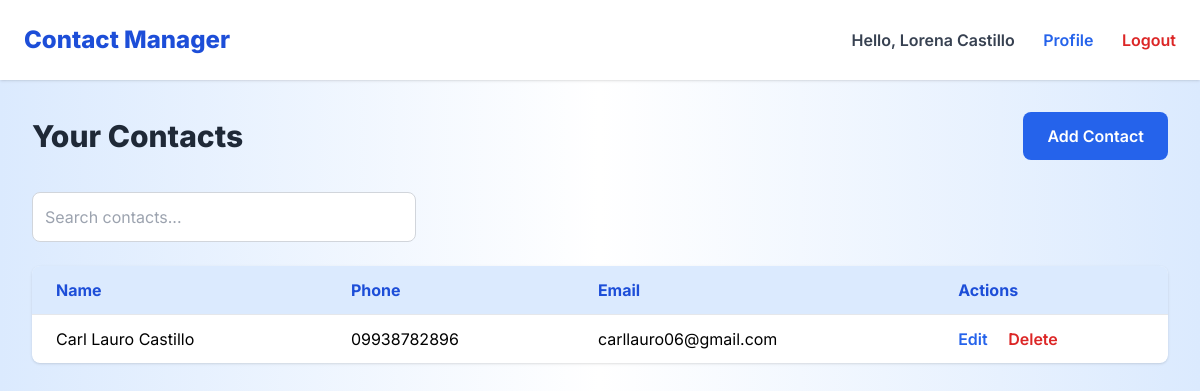
The page /dashboard.php (signed in) on the database its author committed.
### tables this page shows
CREATE TABLE `contacts` (
  `id` int(11) NOT NULL,
  `user_id` int(11) NOT NULL,
  `name` varchar(100) NOT NULL,
  `phone` varchar(20) DEFAULT NULL,
  `email` varchar(255) DEFAULT NULL,
  `created_at` timestamp NOT NULL DEFAULT current_timestamp(),
  `updated_at` timestamp NOT NULL DEFAULT current_timestamp() ON UPDATE current_timestamp()
);

### functions.php (called while the page is built, shortened)
<?php
function sanitize_input($data) {
    return htmlspecialchars(strip_tags(trim($data)));
}
?>

### dashboard.php (the view, shortened to what this page needs)
<?php
require 'config.php';
require 'functions.php';
$user_id = $_SESSION['user_id'];
$search = sanitize_input($_GET['search'] ?? '');
if ($search) {
    $stmt = $pdo->prepare("SELECT * FROM contacts WHERE user_id = ? AND (name LIKE ? OR email LIKE ? OR phone LIKE ?) ORDER BY created_at DESC");
    $like_search = "%$search%";
    $stmt->execute([$user_id, $like_search, $like_search, $like_search]);
} else {
    $stmt = $pdo->prepare("SELECT * FROM contacts WHERE user_id = ? ORDER BY created_at DESC");
    $stmt->execute([$user_id]);
}
$contacts = $stmt->fetchAll(PDO::FETCH_ASSOC);
?>
<!DOCTYPE html>
<html lang="en" class="scroll-smooth">
<head>
    <script src="https://cdn.tailwindcss.com"></script>
</head>
<body class="bg-gradient-to-r from-blue-100 via-white to-blue-100 min-h-screen">
    <nav class="bg-white shadow p-6 flex justify-between items-center max-w-7xl mx-auto">
        <h1 class="text-2xl font-extrabold text-blue-700">Contact Manager</h1>
        <div>
            <span class="mr-6 font-semibold text-gray-700">Hello, <?= htmlspecialchars($_SESSION['user_name']) ?></span>
            <a href="profile.php" class="mr-6 text-blue-600 font-semibold hover:underline">Profile</a>
            <a href="logout.php" class="text-red-600 font-semibold hover:underline">Logout</a>
        </div>
    </nav>
    <main class="p-8 max-w-7xl mx-auto">
        <div class="flex justify-between items-center mb-8">
            <h2 class="text-3xl font-extrabold text-gray-800">Your Contacts</h2>
            <a href="add_contact.php" class="bg-blue-600 text-white px-6 py-3 rounded-lg font-semibold hover:bg-blue-700 transition">Add Contact</a>
        </div>
        <form method="GET" action="dashboard.php" class="mb-6 max-w-sm">
            <input type="text" name="search" placeholder="Search contacts..." value="<?= htmlspecialchars($search) ?>" class="p-3 border border-gray-300 rounded-lg w-full placeholder-gray-400 focus:ring-2 focus:ring-blue-500 transition" />
        </form>
        <?php if (count($contacts) === 0): ?>
            <p class="text-gray-600 text-lg">No contacts found.</p>
        <?php else: ?>
            <div class="overflow-x-auto rounded-lg shadow">
                <table class="min-w-full bg-white rounded-lg">
                    <thead>
                        <tr class="bg-blue-100 text-left text-blue-700 font-semibold">
                            <th class="py-3 px-6">Name</th>
                            <th class="py-3 px-6">Phone</th>
                            <th class="py-3 px-6">Email</th>
                            <th class="py-3 px-6">Actions</th>
                        </tr>
                    </thead>
                    <tbody>
                        <?php foreach ($contacts as $contact): ?>
                            <tr class="border-t border-gray-200 hover:bg-blue-50 transition">
                                <td class="py-3 px-6"><?= htmlspecialchars($contact['name']) ?></td>
                                <td class="py-3 px-6"><?= htmlspecialchars($contact['phone']) ?></td>
                                <td class="py-3 px-6"><?= htmlspecialchars($contact['email']) ?></td>
                                <td class="py-3 px-6 space-x-4">
                                    <a href="edit_contact.php?id=<?= $contact['id'] ?>" class="text-blue-600 font-semibold hover:underline">Edit</a>
                                    <a href="dashboard.php?delete=<?= $contact['id'] ?>" onclick="return confirm('Are you sure you want to delete this contact?');" class="text-red-600 font-semibold hover:underline">Delete</a>
                                </td>
                            </tr>
                        <?php endforeach; ?>
                    </tbody>
                </table>
            </div>
        <?php endif; ?>
    </main>
</body>
</html>

### dashboard.php (style rules this page uses)
body { font-family: 'Inter', sans-serif; }

### rows shown on the page
contacts: name "Carl Lauro Castillo", phone "09938782896", email "carllauro06@gmail.com"

### other values the page prints
$_SESSION['user_name'] "Lorena Castillo"
